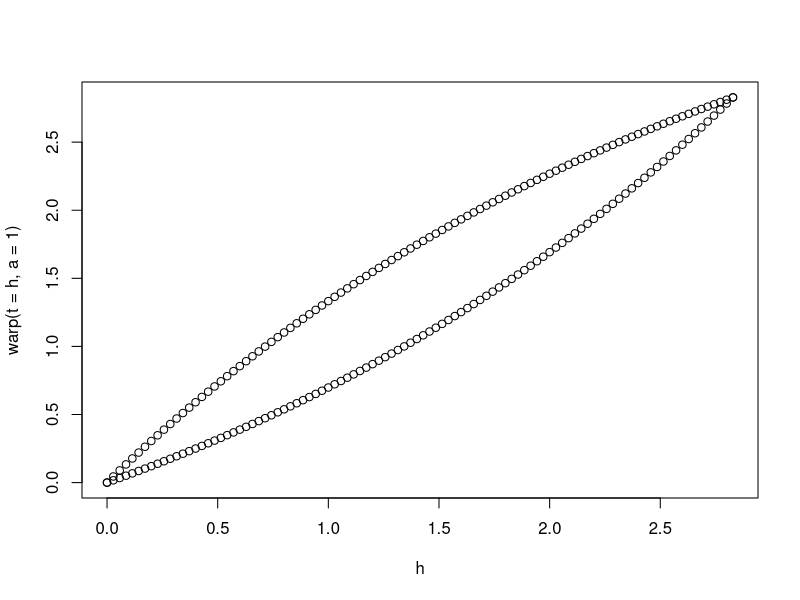
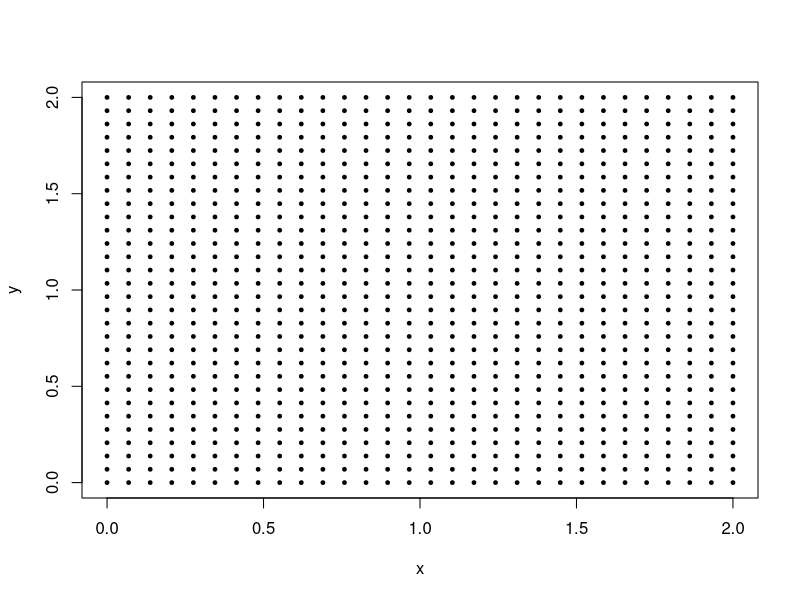
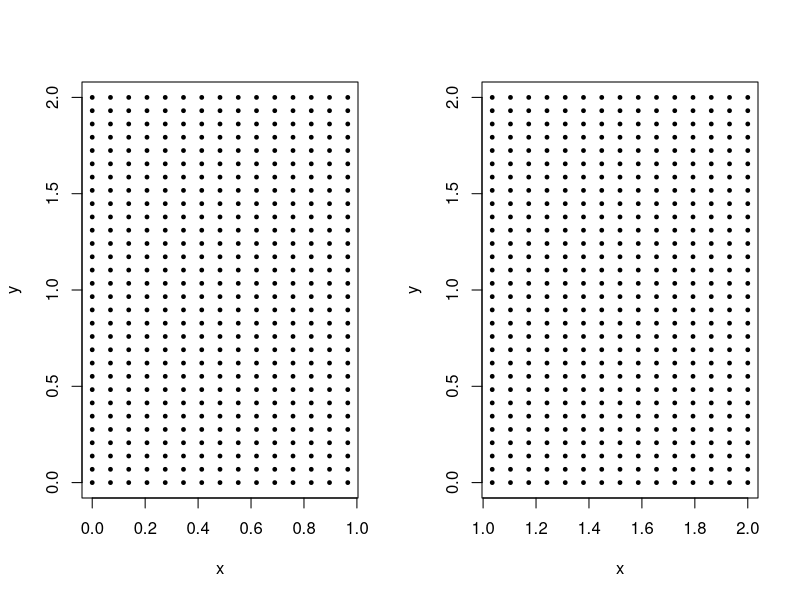
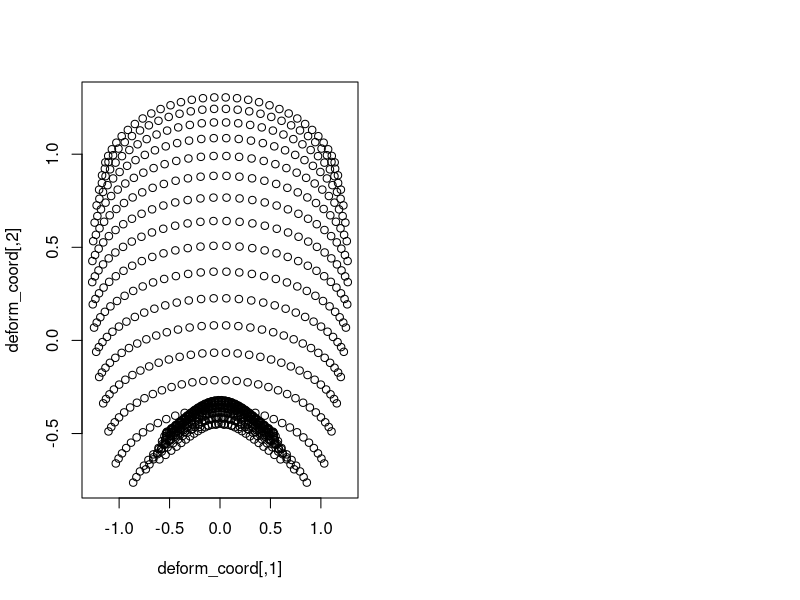
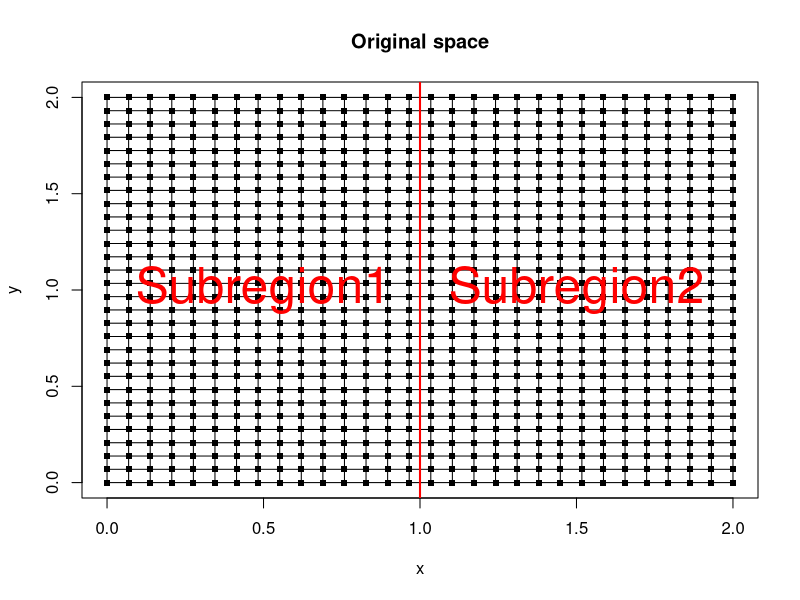
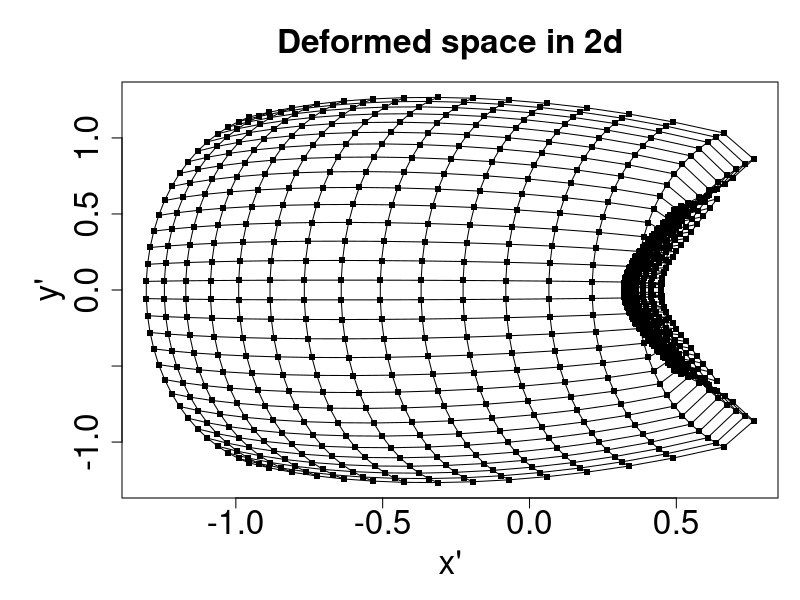
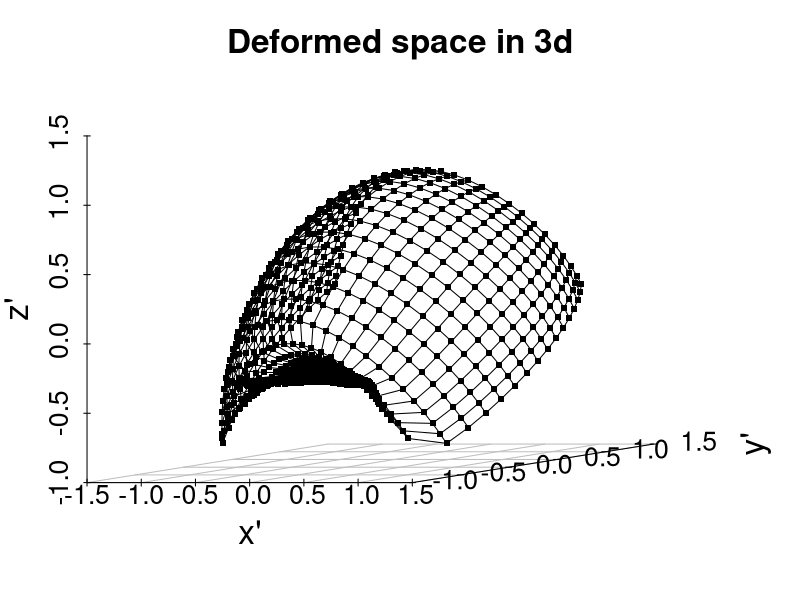
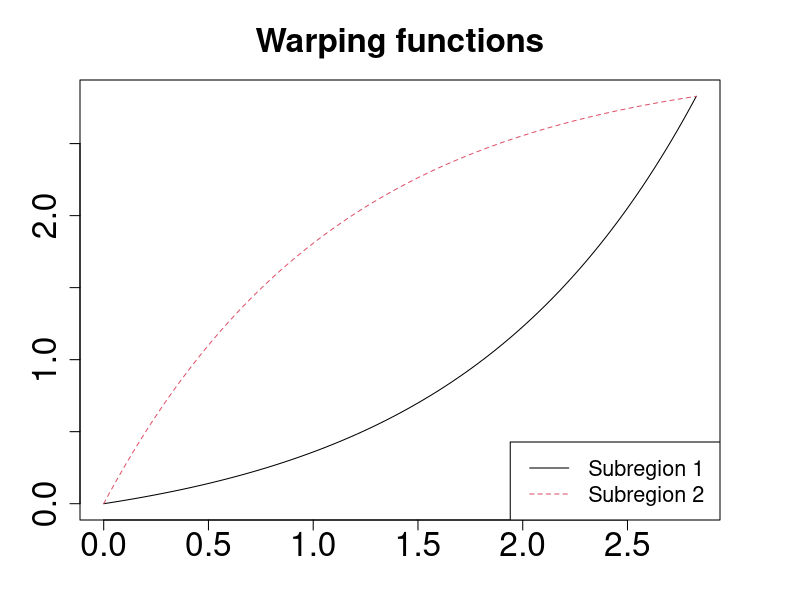

The R script that drew these images, in order:
#############################################
#### simulations on cmds effectiveness ######
#############################################
library(fields)
#### warping function ####
warp<-function(t,a)
{ if(a!=0){
  num1<-(exp(a*t/sqrt(8))-1)
  num2<-(exp(a)-1)
  return(sqrt(8)*(num1/num2))
}
  else
  {
    return(t)
  }
}

h<-seq(0,sqrt(8),length=100)
plot(h,warp(t=h,a=1))
points(h,warp(t=h,a=-1))
warp_param=1  #### Warping parameter (-ve leads to stretching, postive leads to squeezing)
  

  

########### Now creating a set of locations in [0,2]^[0,2] ##########
N<-30
x<-y<-seq(0,2,length=N)
  
##################################
#### Creating Simulation grid ####
##################################

coord.x<-rep(x,times=N)
coord.y<-rep(y,each=N)

data<-data.frame(x=coord.x,y=coord.y)
plot(data,pch=19,cex=0.5)



################################################################
############ Extracting points for subregion 1 #################
################################################################


reg1<-data[data$x<1,]
reg2<-data[data$x>1,]
par(mfrow=c(1,2))
plot(reg1,pch=19,cex=0.5)
plot(reg2,pch=19,cex=0.5)

#########################################################
##### Now we first compute the marginal distances #######
#########################################################
ordered_data<-data.frame(x=c(reg1$x,reg2$x),y=c(reg1$y,reg2$y))


############################################
###### Matrix decomposition ################
############################################

HR1<-HR2<-W1<-W2<-matrix(NA,nrow=length(reg1[,1]),ncol=length(reg2[,1]))
for(i in 1:nrow(HR1))
{
  for(j in 1:ncol(HR1))
  {
    x1<-reg1[i,]$x
    y1<-reg1[i,]$y
    x2<-reg2[j,]$x
    y2<-reg2[j,]$y
    ymid<-y1+((y2-y1)/(x2-x1))*(1-x1)
    xmid=1
    h1<-sqrt( ((x1-xmid)^2) +  ((y1-ymid)^2) )
    h2<-sqrt( ((x2-xmid)^2) +  ((y2-ymid)^2) )
    h<-h1+h2
    W1[i,j]<-h1/h
    W2[i,j]<-h2/h
    HR1[i,j]<-h
    HR2[i,j]<-h
    
  }
}



####### set warp_parameter #######
warp_param<-2.5


########## b1 is the distance matrix for locations in subregion 1 ############
b1<-rdist(cbind(reg1$x,reg1$y))
#####################################################################################################
############ Creating local distance warping function for subregion 1 with kernel smoothing #########
#####################################################################################################

dwarp1<-function(h,warp_param)
{
  return(warp(t=h,a=warp_param))
}

####################################################################################################
############# R11 is the warped distance matrix for subregion 1 ####################################
####################################################################################################

R11<-dwarp1(h=b1,warp_param = warp_param)
rm(b1) ####### Removing b1 matrix #######


########## b2 is the distance matrix for locations in subregion 2 ############

b2<-rdist(cbind(reg2$x,reg2$y))

#####################################################################################################
############ Creating local distance warping function for subregion 2 with kernel smoothing #########
#####################################################################################################


dwarp2<-function(h,warp_param)
{
  return(warp(t=h,a=-warp_param))
}

####################################################################################################
############# R22 is the warped distance matrix for subregion 2 ####################################
####################################################################################################

R22<-matrix(NA,nrow=length(reg2[,1]),ncol=length(reg2[,1]))
R22<-dwarp2(h=b2,warp_param = warp_param)


##########################################################
########### Now we compute all the cross distances #######
##########################################################

############################################################################################################
############# R12 is the warped cross distance matrix for subregion 1,2 ####################################
############################################################################################################


####### Matrix decomposition ######
R12<-W1*dwarp1(h=HR1,warp_param = warp_param)+W2*dwarp2(h=HR2,warp_param = warp_param)







################################################################################################
############# Constructing the global distance matrix wdist (Delta in the manuscript) ##########
################################################################################################

row1<-cbind(R11,R12)
row2<-cbind(t(R12),R22)
wdist<-rbind(row1,row2)
rm(R11,R22,R12,row1,row2)

################################################################################################################################
########### setting the diagonals of the distance matrix to be zero, as due to smoothing they might not exactly be zero ########
################################################################################################################################

diag(wdist)<-0

###################################################################################
####Constructing Deformed space coordinates in 2d and 3d using cmds ###############
###################################################################################

deform_coord<-cmdscale(wdist,k=2)
deform_coord_3d<-cmdscale(wdist,k=3)
plot(deform_coord)
deform_coord_30d<-cmdscale(wdist,k=30)

#Visualization part

###############################################
###### Plotting Geographic Space Gridded ###### 
###############################################
par(mfrow=c(1,1))
plot(NA,NA,xlim=c(0,2),ylim=c(0,2),xlab="x",ylab="y",main="Original space")
for(i in 1:N)
{
  lines(x=c(x[i],x[i]),y=c(0,2))
  lines(x=c(0,2),y=c(y[i],y[i]))
}
points(coord.x,coord.y,pch=15,cex=0.8)
abline(v=1,col="red",lwd=2)
text(0.5,1,"Subregion1",col="Red",cex=3)
text(1.5,1,"Subregion2",col="Red",cex=3)

##################################################################
################ Setting data in the original ordering ###########
##################################################################
ord_geo<-data.frame(x=coord.x, y=coord.y)
unord_def<-data.frame(x=deform_coord_3d[,1],y=deform_coord_3d[,2],z=deform_coord_3d[,3])
unord_geo<-rbind(reg1,reg2)
co.order<-with(unord_geo,order(y,x))
ord_def<-unord_def[co.order,]


##### Gridded Fields ######

par(cex.axis=2, cex.lab=2, cex.main=2, cex.sub=1,mar=c(5,6,4,1)+.1)

#######################################################################################################
###### Now we need to sort the x and y axis of deformed space according to the original ordering ######
#######################################################################################################

dummy1<-data.frame(x=c(reg1$x,reg2$x),y=c(reg1$y,reg2$y))
coord_ordering<-with(dummy1,order(y,x))
deform_ordered<-deform_coord_3d[coord_ordering,]
#quilt.plot(deform_ordered[,c(1,2)],error,nx=70,ny=70,cex=5)
#plot(NA,NA,xlim=c(min(deform_ordered[,1]),max(deform_ordered[,1])),ylim=c(min(deform_ordered[,2]),max(deform_ordered[,2])))
#for(i in 1:N)
#{
#  lines(x=deform_ordered[((i-1)*N+1):(i*N),1],y=deform_ordered[((i-1)*N+1):(i*N),2])
  
#}
#xvals<-numeric()
#yvals<-numeric()
#for(j in 1:N)
#{
#  for(i in 1:N)
 # {
 #   xvals[i]<-deform_ordered[(i-1)*N+j,1]
 #   yvals[i]<-deform_ordered[(i-1)*N+j,2]
 #   
 # }
 # lines(x=xvals,y=yvals)
#}
#points(deform_ordered[,1],deform_ordered[,2],pch=19,cex=0.5,col=color.scale(error,col=tim.colors()))



#####################################################
####### Plotting Deformed gridded space in 2D #######
#####################################################

###### rotating 90 degrees ######

deform_ordered1<-deform_ordered
deform_ordered1[,1]<--deform_ordered[,2]
deform_ordered1[,2]<-deform_ordered[,1]


plot(NA,NA,xlim=c(min(deform_ordered1[,1]),max(deform_ordered1[,1])),ylim=c(min(deform_ordered1[,2]),max(deform_ordered1[,2])),xlab="x'",ylab="y'",main="Deformed space in 2d")
for(i in 1:N)
{
  lines(x=deform_ordered1[((i-1)*N+1):(i*N),1],y=deform_ordered1[((i-1)*N+1):(i*N),2])
  
}
xvals<-numeric()
yvals<-numeric()
for(j in 1:N)
{
  for(i in 1:N)
  {
    xvals[i]<-deform_ordered1[(i-1)*N+j,1]
    yvals[i]<-deform_ordered1[(i-1)*N+j,2]
    
  }
  lines(x=xvals,y=yvals)
}
points(deform_ordered1[,1],deform_ordered1[,2],pch=15,cex=0.8)

#####################################################
####### Plotting Deformed gridded space in 3D #######
#####################################################
library(scatterplot3d)
#### Rotating for visualization purpose (around x axis at 45 degree) #####
par(cex.axis=2, cex.lab=2, cex.main=2, cex.sub=1,mar=c(8,6,4,1)+.1)
par(cex.axis=2, cex.lab=2, cex.main=2, cex.sub=1,mar=c(8,5,1,1)+.1)
pp=pi/4
deform_ordered3<-deform_ordered
deform_ordered3[,2]<-deform_ordered[,2]*cos(pp)-deform_ordered[,3]*sin(pp)
deform_ordered3[,3]<-deform_ordered[,2]*sin(pp)+deform_ordered[,3]*cos(pp)
#split.screen( rbind(c(0, .8,0,1), c(.8,1,0,1)))
s3<-scatterplot3d(x=deform_ordered3[,1],y=deform_ordered3[,2],z=deform_ordered3[,3],pch=19,cex.symbols = 0.8,color = "white",grid=T,box=FALSE,xlab="x'",ylab="y'",zlab="z'",angle = 10,main="Deformed space in 3d")
for(i in 1:N)
{
  s3$points3d(x=deform_ordered3[((i-1)*N+1):(i*N),1],y=deform_ordered3[((i-1)*N+1):(i*N),2],z=deform_ordered3[((i-1)*N+1):(i*N),3],type = "l")
  
}

xvals<-numeric()
yvals<-numeric()
zvals<-numeric()
for(j in 1:N)
{
  for(i in 1:N)
  {
    xvals[i]<-deform_ordered3[(i-1)*N+j,1]
    yvals[i]<-deform_ordered3[(i-1)*N+j,2]
    zvals[i]<-deform_ordered3[(i-1)*N+j,3]
  }
  s3$points3d(x=xvals,y=yvals,z=zvals,type = "l")
  
}
s3$points3d(x=deform_ordered3[,1],y=deform_ordered3[,2],z=deform_ordered3[,3],pch=15,cex = 0.8)




############################
#### computing NMSE ########
############################
dimensions_k<-2:30
nmse_k<-numeric(length=29)
for(i in 2:30)
{
  est_dist<-rdist(deform_coord_30d[,1:i])
  true_dist<-c(wdist)
  cmds_dist<-c(est_dist)
  nmse_k[i-1]<-1-(sum((cmds_dist-true_dist)^2))/(sum((true_dist-mean(true_dist))^2))

}
par(mfrow=c(1,1))
par(mar=c(4,4,4,4))
h<-seq(0,sqrt(8),length=100)
plot(h,warp(t=h,a=warp_param),type = "l",col=1,main = "Warping functions",ylab = " ",xlab=" ")
lines(h,warp(t=h,a=-warp_param),col=2,lty=2)
legend("bottomright",lty=c(1,2),col=c(1,2),c("Subregion 1 ", "Subregion 2"),cex=1.3)
par(mar=c(4,6,4,4))
plot(dimensions_k,nmse_k,xlim = c(2,30),xlab="dimensions (starting from 2 to going till 30)",ylab = "Normalised mean squared error",cex=1.5,pch=19,ylim=c(0,1))
mxn<-max(nmse_k)
dim_max<-which.max(nmse_k)+1
legend("bottomright",c(paste("max(NMSE)=",round(mxn,4)),paste("at dimension=",dim_max)))



################################################################################################################
############# From here we will do everything again but for the warping functions created by beta cdfs #########
################################################################################################################




betadwarp1<-function(h,a1,b1)
{
  return(sqrt(8)*pbeta(h/sqrt(8),a1,b1))
}

betadwarp2<-function(h,a2,b2)
{
  return(sqrt(8)*pbeta(h/sqrt(8),a2,1/b2))
}

####### set beta cdfs parameters a1,a2,b1 ####
t.h<-seq(0,sqrt(8),length=200)
#a1=1/4  #### case 1: a1=0.7,1,1/4,1/4
#a2=2 #### case 1:a2 =1,1,8,2
#b1=1.4  ##### case 1: b1=1.5,1.4,1.4,1.4
#b2=1    ##### case 1:b2=2.5,2.5,0.7/1.4,1
a1=0.25
b1=1.4
a2=2
b2=1

par(mfrow=c(1,1))
plot(t.h,betadwarp1(h=t.h,a1=a1,b1=b1),type="l",col=1)
lines(t.h,betadwarp2(h=t.h,a2=a2,b2=b2),col=2)
lines(t.h,t.h,col=3)
########## b1 is the distance matrix for locations in subregion 1 ############
b1dist<-rdist(cbind(reg1$x,reg1$y))

####################################################################################################
############# R11 is the warped distance matrix for subregion 1 ####################################
####################################################################################################

R11<-betadwarp1(h=b1dist,a1=a1,b1=b1)
####### Removing b1 matrix #######


########## b2 is the distance matrix for locations in subregion 2 ############

b2dist<-rdist(cbind(reg2$x,reg2$y))


####################################################################################################
############# R22 is the warped distance matrix for subregion 2 ####################################
####################################################################################################

R22<-matrix(NA,nrow=length(reg2[,1]),ncol=length(reg2[,1]))
R22<-betadwarp2(h=b2dist,a2=a2,b2=b2)


##########################################################
########### Now we compute all the cross distances #######
##########################################################

############################################################################################################
############# R12 is the warped cross distance matrix for subregion 1,2 ####################################
############################################################################################################


####### Matrix decomposition ######
R12<-W1*betadwarp1(h=HR1,a1=a1,b1=b1)+W2*betadwarp2(h=HR2,a2=a2,b2=b2)







################################################################################################
############# Constructing the global distance matrix wdist (Delta in the manuscript) ##########
################################################################################################

row1<-cbind(R11,R12)
row2<-cbind(t(R12),R22)
wdist<-rbind(row1,row2)
rm(R11,R22,R12,row1,row2)

################################################################################################################################
########### setting the diagonals of the distance matrix to be zero, as due to smoothing they might not exactly be zero ########
################################################################################################################################

diag(wdist)<-0

###################################################################################
####Constructing Deformed space coordinates in 2d and 3d using cmds ###############
###################################################################################

deform_coord<-cmdscale(wdist,k=2)
deform_coord_3d<-cmdscale(wdist,k=3)
plot(deform_coord)
deform_coord_30d<-cmdscale(wdist,k=30)

#Visualization part

###############################################
###### Plotting Geographic Space Gridded ###### 
###############################################
par(mfrow=c(1,1))
plot(NA,NA,xlim=c(0,2),ylim=c(0,2),xlab="x",ylab="y",main="Original space")
for(i in 1:N)
{
  lines(x=c(x[i],x[i]),y=c(0,2))
  lines(x=c(0,2),y=c(y[i],y[i]))
}
points(coord.x,coord.y,pch=15,cex=0.8)
abline(v=1,col="red",lwd=2)
text(0.5,1,"Subregion1",col="Red",cex=3)
text(1.5,1,"Subregion2",col="Red",cex=3)

##################################################################
################ Setting data in the original ordering ###########
##################################################################
ord_geo<-data.frame(x=coord.x, y=coord.y)
unord_def<-data.frame(x=deform_coord_3d[,1],y=deform_coord_3d[,2],z=deform_coord_3d[,3])
unord_geo<-rbind(reg1,reg2)
co.order<-with(unord_geo,order(y,x))
ord_def<-unord_def[co.order,]


##### Gridded Fields ######

par(cex.axis=2, cex.lab=2, cex.main=2, cex.sub=1,mar=c(5,6,4,1)+.1)

#######################################################################################################
###### Now we need to sort the x and y axis of deformed space according to the original ordering ######
#######################################################################################################

dummy1<-data.frame(x=c(reg1$x,reg2$x),y=c(reg1$y,reg2$y))
coord_ordering<-with(dummy1,order(y,x))
deform_ordered<-deform_coord_3d[coord_ordering,]
#quilt.plot(deform_ordered[,c(1,2)],error,nx=70,ny=70,cex=5)
#plot(NA,NA,xlim=c(min(deform_ordered[,1]),max(deform_ordered[,1])),ylim=c(min(deform_ordered[,2]),max(deform_ordered[,2])))
#for(i in 1:N)
#{
#  lines(x=deform_ordered[((i-1)*N+1):(i*N),1],y=deform_ordered[((i-1)*N+1):(i*N),2])

#}
#xvals<-numeric()
#yvals<-numeric()
#for(j in 1:N)
#{
#  for(i in 1:N)
# {
#   xvals[i]<-deform_ordered[(i-1)*N+j,1]
#   yvals[i]<-deform_ordered[(i-1)*N+j,2]
#   
# }
# lines(x=xvals,y=yvals)
#}
#points(deform_ordered[,1],deform_ordered[,2],pch=19,cex=0.5,col=color.scale(error,col=tim.colors()))



#####################################################
####### Plotting Deformed gridded space in 2D #######
#####################################################

###### rotating 90 degrees ######

deform_ordered1<-deform_ordered
deform_ordered1[,1]<--deform_ordered[,2]
deform_ordered1[,2]<-deform_ordered[,1]


plot(NA,NA,xlim=c(min(deform_ordered1[,1]),max(deform_ordered1[,1])),ylim=c(min(deform_ordered1[,2]),max(deform_ordered1[,2])),xlab="x'",ylab="y'",main="Deformed space in 2d")
for(i in 1:N)
{
  lines(x=deform_ordered1[((i-1)*N+1):(i*N),1],y=deform_ordered1[((i-1)*N+1):(i*N),2])
  
}
xvals<-numeric()
yvals<-numeric()
for(j in 1:N)
{
  for(i in 1:N)
  {
    xvals[i]<-deform_ordered1[(i-1)*N+j,1]
    yvals[i]<-deform_ordered1[(i-1)*N+j,2]
    
  }
  lines(x=xvals,y=yvals)
}
points(deform_ordered1[,1],deform_ordered1[,2],pch=15,cex=0.8)

#####################################################
####### Plotting Deformed gridded space in 3D #######
#####################################################
library(scatterplot3d)
#### Rotating for visualization purpose (around x axis at 45 degree) #####
par(cex.axis=2, cex.lab=2, cex.main=2, cex.sub=1,mar=c(8,6,4,1)+.1)
par(cex.axis=2, cex.lab=2, cex.main=2, cex.sub=1,mar=c(8,5,1,1)+.1)
pp=pi/4
deform_ordered3<-deform_ordered
deform_ordered3[,2]<-deform_ordered[,2]*cos(pp)-deform_ordered[,3]*sin(pp)
deform_ordered3[,3]<-deform_ordered[,2]*sin(pp)+deform_ordered[,3]*cos(pp)
#split.screen( rbind(c(0, .8,0,1), c(.8,1,0,1)))
s3<-scatterplot3d(x=deform_ordered3[,1],y=deform_ordered3[,2],z=deform_ordered3[,3],pch=19,cex.symbols = 0.8,color = "white",grid=T,box=FALSE,xlab="x'",ylab="y'",zlab="z'",angle = 10,main="Deformed space in 3d")
for(i in 1:N)
{
  s3$points3d(x=deform_ordered3[((i-1)*N+1):(i*N),1],y=deform_ordered3[((i-1)*N+1):(i*N),2],z=deform_ordered3[((i-1)*N+1):(i*N),3],type = "l")
  
}

xvals<-numeric()
yvals<-numeric()
zvals<-numeric()
for(j in 1:N)
{
  for(i in 1:N)
  {
    xvals[i]<-deform_ordered3[(i-1)*N+j,1]
    yvals[i]<-deform_ordered3[(i-1)*N+j,2]
    zvals[i]<-deform_ordered3[(i-1)*N+j,3]
  }
  s3$points3d(x=xvals,y=yvals,z=zvals,type = "l")
  
}
s3$points3d(x=deform_ordered3[,1],y=deform_ordered3[,2],z=deform_ordered3[,3],pch=15,cex = 0.8)




############################
#### computing NMSE ########
############################
dimensions_k<-2:30
nmse_k<-numeric(length=29)
for(i in 2:30)
{
  est_dist<-rdist(deform_coord_30d[,1:i])
  true_dist<-c(wdist)
  cmds_dist<-c(est_dist)
  nmse_k[i-1]<-1-(sum((cmds_dist-true_dist)^2))/(sum((true_dist-mean(true_dist))^2))
  
}
par(mfrow=c(1,1))
par(mar=c(4,4,4,4))
h<-seq(0,sqrt(8),length=100)
plot(h,betadwarp1(h=h,a1=a1,b1=b1),type = "l",col=1,main = "Warping functions",ylab = " ",xlab=" ")
#lines(h,h,col=3)
lines(h,betadwarp2(h=h,a2=a2,b2=b2),col=2,lty=2)
legend("bottomright",lty=c(1,2),col=c(1,2),c("Subregion 1 ", "Subregion 2"),cex=1.3)
par(mar=c(4,6,4,4))
plot(dimensions_k,nmse_k,xlim = c(2,30),xlab="dimensions (starting from 2 to going till 30)",ylab = "Normalised mean squared error",cex=1.5,pch=19,ylim=c(0,1))
mxn<-max(nmse_k)
dim_max<-which.max(nmse_k)+1
legend("bottomright",c(paste("max(NMSE)=",round(mxn,4)),paste("at dimension=",dim_max)))
